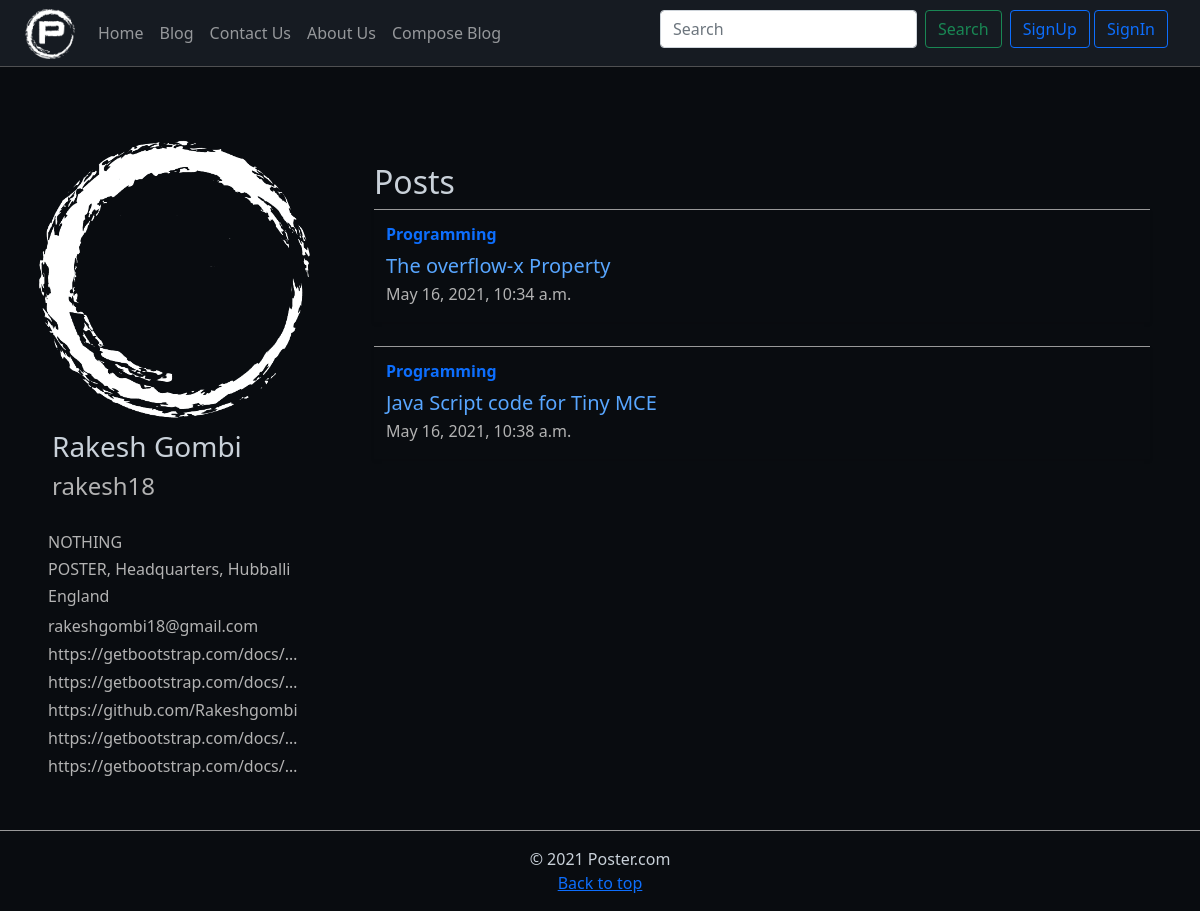
Before: /rakesh18/ with the older database file.
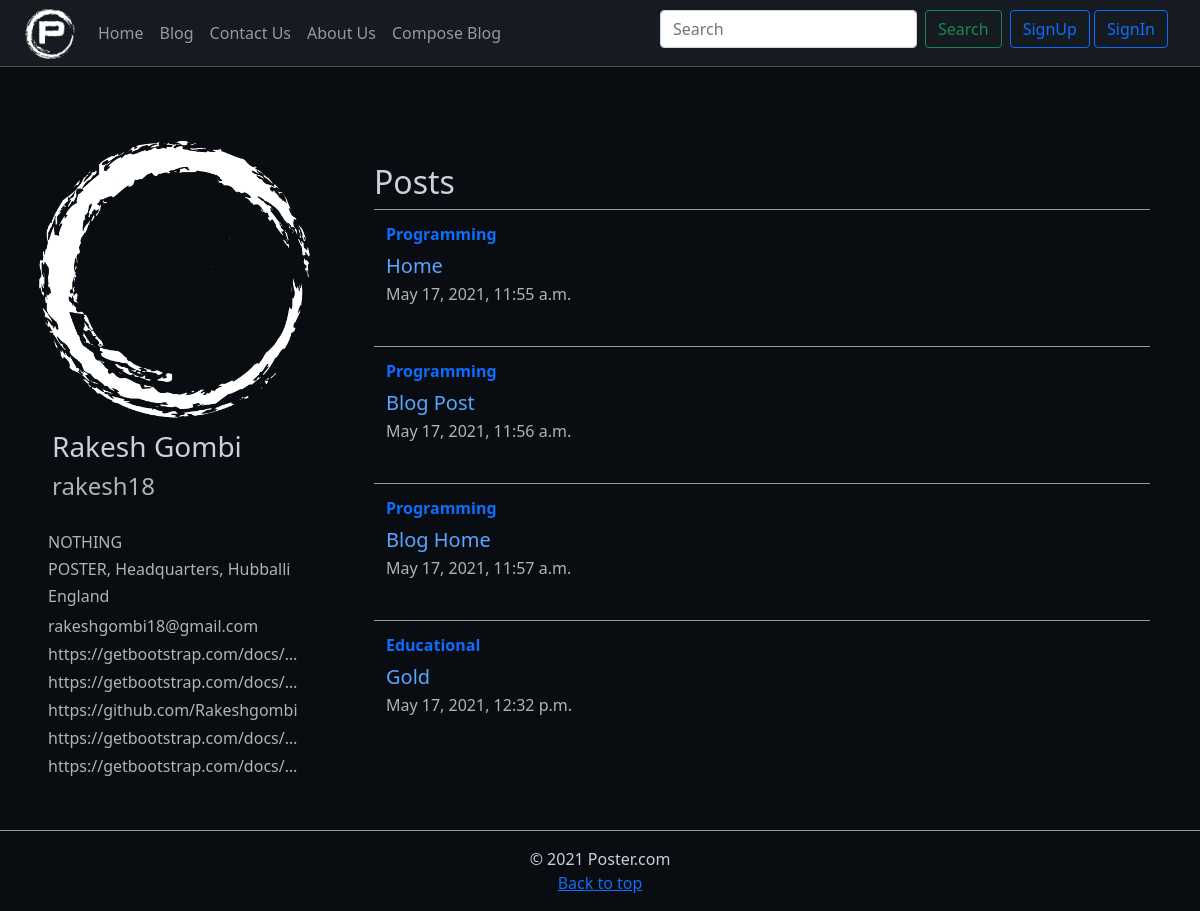
After: the same page with the newer database file.
### Blog/models.py (models this page shows, shortened)
class Post(models.Model):
    sno = models.AutoField(primary_key=True)
    category = models.CharField(max_length=50, default="")
    title = models.CharField(max_length=300, default="")
    author = models.CharField(max_length=255, default="")
    content = RichTextField(blank=True, null=True)
    slug = models.CharField(max_length=350)
    views = models.IntegerField(default=0)
    timestamp = models.DateTimeField(auto_now_add=True)

### Home/views.py (the view, shortened to what this page needs)
# urls.py: path('<str:slug>/', views.userSettings, name="userSettings"),
def userSettings(request, slug):
    username = get_object_or_404(User, username=slug)
    user = User.objects.filter(username=username).first()
    allPost = Post.objects.filter(author=username)
    profile = Profile.objects.filter(user=user).first()
    context = {"user": user, "profile": profile, "allPosts": allPost}
    if not(request.user.is_authenticated and request.user == username):
        context['flag'] = True
        return render(request, "home/userProfile.html", context)

### templates/home/userProfile.html (shortened to what this page needs)
{% extends 'base.html' %}
{% load static %}
{% block body %}
<main class="bg-black0 text-light row mx-0 py-5">
  <div class="divider" style="width:20px"></div>
  <div class="col px-4 mt-4 bg-black0 col col-lg-3">
    <div class="" id="user-details">
      <div class="bg-black0 row ">
        <div class="popup col-2 col-lg-12 col-sm-2  p-0">
         {% if profile.display_pic %}
          <img src="{{ profile.display_pic.url}}" width="400" height="400">
          {% else %}
          <img src="{% static 'logo/favicon.png' %}" class="" alt="...">
          {% endif %}
        </div>
        <div class="col bg-black0 text-muted col col-10 col-lg-12 p-2 px-3 col-sm-10">
          <h3 class="text-light">{{user.first_name}} {{user.last_name}}</h3>
          <h4>{{user.username}}</h4>
        </div>
      </div>
      <div class="col bg-black0 text-muted ">
        <h6 class="mt-3">{{profile.bio}}</h6>
        <h6> {{profile.organisation}}</h6>
        <h6> {{profile.country}}</h6>
        <ul class="navbar-nav">
          {% if user.email %}
          <li class="nav-item text-truncate mb-1"><a href="mailto:{{user.email}}" target="_blank"
              class="text-muted text-decoration-none"> {{user.email}}</a></li>
          {% endif %}
          {% if profile.facebook %}
          <li class="nav-item text-truncate mb-1"><a href="{{profile.facebook}}" target="_blank"
              class="text-muted text-decoration-none"> {{profile.facebook}}</a></li>
          {% endif %}
          {% if profile.instagram %}
          <li class="nav-item text-truncate mb-1"><a href="{{profile.instagram}}" target="_blank"
              class="text-muted text-decoration-none"> {{profile.instagram}}</a></li>
          {% endif %}
          {% if profile.github %}
          <li class="nav-item text-truncate mb-1"><a href="{{profile.github}}" target="_blank"
              class="text-muted text-decoration-none"> {{profile.github}}</a></li>
          {% endif %}
          {% if profile.twitter %}
          <li class="nav-item text-truncate mb-1">
            <a href="{{profile.twitter}}" target="_blank" class="text-muted text-decoration-none">
              {{profile.twitter}}</a>
          </li>
          {% endif %}
          {% if profile.website %}
          <li class="nav-item text-truncate mb-1"><a href="{{profile.website}}"
              class="text-muted text-decoration-none"> {{profile.website}}</a></li>
          {% endif %}
        </ul>
      </div>
    </div>
  </div>
  <div class="container mt-5 col-lg-8">
    <h2 class="">Posts</h2>
    {% if allPosts.count > 0 %}
    {% for post in allPosts %}
    <div
      class="row no-gutters border-top  overflow-hidden flex-md-row mb-4 shadow-sm h-md-250 my-2 position-relative  bg-black0 text-light p-1 col-lg-12 mx-auto">
      <div class="col p-2 d-flex flex-column position-static  text-light justify">
        <strong class="d-inline-block mb-2 text-primary">{{post.category}}</strong>
        <h5 class="mb-1"><a href="/blog/{{post.slug}}" class="text-link">{{ post.title }}</a></h5>
        <div class="mb-1 text-muted">{{post.timestamp}}</div>
      </div>
    </div>
    {% endfor %}
  </div>
  {% else %}
  <h3>No Posts Yet</h3>
  {% endif %}
</main>
{% endblock body %}

Changed rows visible on the page:
removed Post: category "Programming", title "The overflow-x Property", timestamp "May 16, 2021, 10:34 a.m."
removed Post: category "Programming", title "Java Script code for Tiny MCE", timestamp "May 16, 2021, 10:38 a.m."
added Post: category "Programming", title "Home", timestamp "May 17, 2021, 11:55 a.m."
added Post: category "Programming", title "Blog Post", timestamp "May 17, 2021, 11:56 a.m."
added Post: category "Programming", title "Blog Home", timestamp "May 17, 2021, 11:57 a.m."
added Post: category "Educational", title "Gold", timestamp "May 17, 2021, 12:32 p.m."
